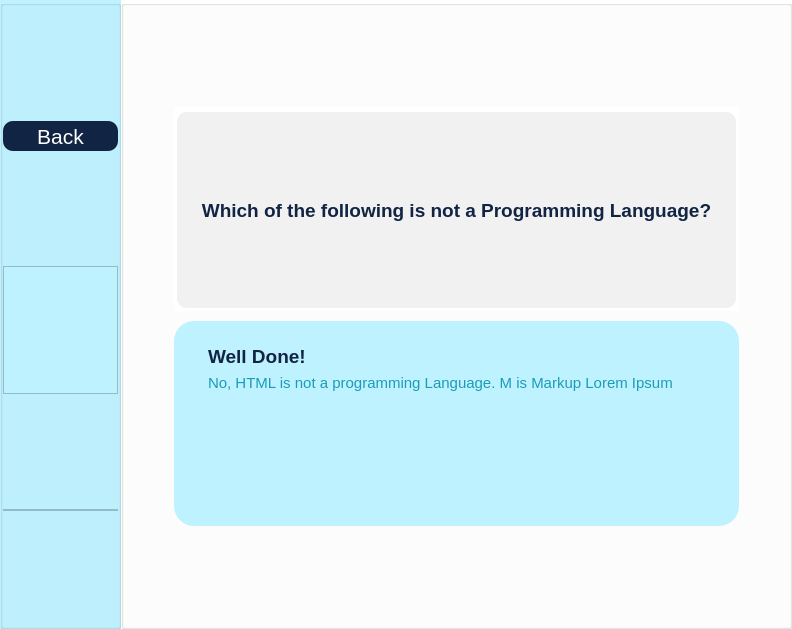
<?xml version="1.0" encoding="UTF-8"?>
<ui version="4.0">
 <class>MainWindow</class>
 <widget class="QMainWindow" name="MainWindow">
  <property name="geometry">
   <rect>
    <x>0</x>
    <y>0</y>
    <width>792</width>
    <height>629</height>
   </rect>
  </property>
  <property name="sizePolicy">
   <sizepolicy hsizetype="MinimumExpanding" vsizetype="MinimumExpanding">
    <horstretch>0</horstretch>
    <verstretch>0</verstretch>
   </sizepolicy>
  </property>
  <property name="windowTitle">
   <string>MainWindow</string>
  </property>
  <widget class="QWidget" name="centralwidget">
   <property name="styleSheet">
    <string notr="true">border-color:#000000;</string>
   </property>
   <layout class="QFormLayout" name="formLayout">
    <property name="horizontalSpacing">
     <number>0</number>
    </property>
    <property name="verticalSpacing">
     <number>0</number>
    </property>
    <property name="leftMargin">
     <number>0</number>
    </property>
    <property name="topMargin">
     <number>0</number>
    </property>
    <property name="rightMargin">
     <number>0</number>
    </property>
    <property name="bottomMargin">
     <number>0</number>
    </property>
    <item row="0" column="0">
     <widget class="QGroupBox" name="Sidebar">
      <property name="sizePolicy">
       <sizepolicy hsizetype="Maximum" vsizetype="MinimumExpanding">
        <horstretch>0</horstretch>
        <verstretch>0</verstretch>
       </sizepolicy>
      </property>
      <property name="styleSheet">
       <string notr="true">background:#BFF2FF;</string>
      </property>
      <layout class="QGridLayout" name="gridLayout">
       <property name="leftMargin">
        <number>0</number>
       </property>
       <property name="topMargin">
        <number>0</number>
       </property>
       <property name="rightMargin">
        <number>0</number>
       </property>
       <property name="bottomMargin">
        <number>0</number>
       </property>
       <property name="spacing">
        <number>0</number>
       </property>
       <item row="3" column="0">
        <widget class="QFrame" name="Timer">
         <property name="sizePolicy">
          <sizepolicy hsizetype="Minimum" vsizetype="Maximum">
           <horstretch>0</horstretch>
           <verstretch>0</verstretch>
          </sizepolicy>
         </property>
         <property name="frameShape">
          <enum>QFrame::StyledPanel</enum>
         </property>
         <property name="frameShadow">
          <enum>QFrame::Raised</enum>
         </property>
         <layout class="QVBoxLayout" name="verticalLayout">
          <property name="spacing">
           <number>0</number>
          </property>
          <property name="leftMargin">
           <number>0</number>
          </property>
          <property name="topMargin">
           <number>0</number>
          </property>
          <property name="rightMargin">
           <number>0</number>
          </property>
          <property name="bottomMargin">
           <number>0</number>
          </property>
         </layout>
        </widget>
       </item>
       <item row="1" column="0">
        <widget class="QPushButton" name="pushButton">
         <property name="minimumSize">
          <size>
           <width>0</width>
           <height>30</height>
          </size>
         </property>
         <property name="font">
          <font>
           <pointsize>16</pointsize>
          </font>
         </property>
         <property name="cursor">
          <cursorShape>PointingHandCursor</cursorShape>
         </property>
         <property name="styleSheet">
          <string notr="true">QPushButton
{
	background-color: rgb(18, 36, 68);
	color: rgb(255, 255, 255);
	border-radius:10px;
}
QPushButton:hover
{
	background-color: rgb(255, 255, 255);
	color: rgb(18, 36, 68);
}
QPushButton:pressed
{
	background-color: rgb(7, 14, 27);	
	color: rgb(255, 255, 255);
}</string>
         </property>
         <property name="text">
          <string>Back</string>
         </property>
        </widget>
       </item>
       <item row="2" column="0">
        <widget class="QFrame" name="SidebarImage">
         <property name="sizePolicy">
          <sizepolicy hsizetype="Maximum" vsizetype="Maximum">
           <horstretch>0</horstretch>
           <verstretch>0</verstretch>
          </sizepolicy>
         </property>
         <property name="frameShape">
          <enum>QFrame::StyledPanel</enum>
         </property>
         <property name="frameShadow">
          <enum>QFrame::Raised</enum>
         </property>
         <layout class="QGridLayout" name="gridLayout_2">
          <property name="leftMargin">
           <number>0</number>
          </property>
          <property name="topMargin">
           <number>0</number>
          </property>
          <property name="rightMargin">
           <number>0</number>
          </property>
          <property name="bottomMargin">
           <number>0</number>
          </property>
          <property name="spacing">
           <number>0</number>
          </property>
          <item row="1" column="0">
           <widget class="QLabel" name="label">
            <property name="sizePolicy">
             <sizepolicy hsizetype="Ignored" vsizetype="Ignored">
              <horstretch>0</horstretch>
              <verstretch>0</verstretch>
             </sizepolicy>
            </property>
            <property name="minimumSize">
             <size>
              <width>113</width>
              <height>126</height>
             </size>
            </property>
            <property name="maximumSize">
             <size>
              <width>226</width>
              <height>253</height>
             </size>
            </property>
            <property name="baseSize">
             <size>
              <width>113</width>
              <height>126</height>
             </size>
            </property>
            <property name="text">
             <string/>
            </property>
            <property name="textFormat">
             <enum>Qt::AutoText</enum>
            </property>
            <property name="pixmap">
             <pixmap>:/imgs/(Landing+Quiz)Mascot.svg</pixmap>
            </property>
            <property name="scaledContents">
             <bool>true</bool>
            </property>
           </widget>
          </item>
         </layout>
        </widget>
       </item>
      </layout>
     </widget>
    </item>
    <item row="0" column="1">
     <widget class="QGroupBox" name="MainContent">
      <property name="sizePolicy">
       <sizepolicy hsizetype="MinimumExpanding" vsizetype="MinimumExpanding">
        <horstretch>0</horstretch>
        <verstretch>0</verstretch>
       </sizepolicy>
      </property>
      <property name="styleSheet">
       <string notr="true">background-color:#FFF</string>
      </property>
      <property name="title">
       <string/>
      </property>
      <layout class="QVBoxLayout" name="verticalLayout_4">
       <property name="spacing">
        <number>10</number>
       </property>
       <property name="leftMargin">
        <number>50</number>
       </property>
       <property name="topMargin">
        <number>100</number>
       </property>
       <property name="rightMargin">
        <number>50</number>
       </property>
       <property name="bottomMargin">
        <number>100</number>
       </property>
       <item>
        <widget class="QGroupBox" name="Question">
         <property name="font">
          <font>
           <pointsize>14</pointsize>
          </font>
         </property>
         <property name="styleSheet">
          <string notr="true">border:none;</string>
         </property>
         <property name="title">
          <string/>
         </property>
         <layout class="QVBoxLayout" name="verticalLayout_3">
          <property name="spacing">
           <number>0</number>
          </property>
          <property name="leftMargin">
           <number>0</number>
          </property>
          <property name="topMargin">
           <number>0</number>
          </property>
          <property name="rightMargin">
           <number>0</number>
          </property>
          <property name="bottomMargin">
           <number>0</number>
          </property>
          <item>
           <widget class="QLabel" name="QuestionText">
            <property name="sizePolicy">
             <sizepolicy hsizetype="Preferred" vsizetype="Preferred">
              <horstretch>0</horstretch>
              <verstretch>0</verstretch>
             </sizepolicy>
            </property>
            <property name="font">
             <font>
              <pointsize>14</pointsize>
              <bold>true</bold>
             </font>
            </property>
            <property name="styleSheet">
             <string notr="true">font-weight:1000; background-color:#F1F1F1; color:#122444; border-color:#DFDFDF; border-width:10px; border-radius:10px</string>
            </property>
            <property name="text">
             <string>Which of the following is not a Programming Language?</string>
            </property>
            <property name="alignment">
             <set>Qt::AlignCenter</set>
            </property>
            <property name="wordWrap">
             <bool>true</bool>
            </property>
            <property name="margin">
             <number>15</number>
            </property>
           </widget>
          </item>
         </layout>
        </widget>
       </item>
       <item>
        <widget class="QGroupBox" name="CheckResponse">
         <property name="styleSheet">
          <string notr="true">background-color:#BFF2FF; border-radius:20px</string>
         </property>
         <property name="title">
          <string/>
         </property>
         <layout class="QHBoxLayout" name="horizontalLayout">
          <item>
           <widget class="QLabel" name="label_4">
            <property name="sizePolicy">
             <sizepolicy hsizetype="Maximum" vsizetype="Maximum">
              <horstretch>0</horstretch>
              <verstretch>0</verstretch>
             </sizepolicy>
            </property>
            <property name="text">
             <string/>
            </property>
            <property name="pixmap">
             <pixmap>:/imgs/CorrectAns.svg</pixmap>
            </property>
            <property name="scaledContents">
             <bool>true</bool>
            </property>
           </widget>
          </item>
          <item>
           <widget class="QGroupBox" name="Text">
            <property name="styleSheet">
             <string notr="true"/>
            </property>
            <property name="title">
             <string/>
            </property>
            <layout class="QVBoxLayout" name="verticalLayout_5">
             <item>
              <widget class="QLabel" name="SHORTCheck">
               <property name="sizePolicy">
                <sizepolicy hsizetype="Preferred" vsizetype="Maximum">
                 <horstretch>0</horstretch>
                 <verstretch>0</verstretch>
                </sizepolicy>
               </property>
               <property name="font">
                <font>
                 <pointsize>14</pointsize>
                 <bold>true</bold>
                </font>
               </property>
               <property name="styleSheet">
                <string notr="true">font-weight:700; color:#122444</string>
               </property>
               <property name="text">
                <string>Well Done!</string>
               </property>
              </widget>
             </item>
             <item>
              <widget class="QLabel" name="AnswerExplanation">
               <property name="font">
                <font>
                 <pointsize>11</pointsize>
                </font>
               </property>
               <property name="styleSheet">
                <string notr="true">color: rgb(28, 155, 184);</string>
               </property>
               <property name="text">
                <string>No, HTML is not a programming Language. M is Markup Lorem Ipsum</string>
               </property>
               <property name="alignment">
                <set>Qt::AlignJustify|Qt::AlignTop</set>
               </property>
               <property name="wordWrap">
                <bool>true</bool>
               </property>
              </widget>
             </item>
            </layout>
           </widget>
          </item>
         </layout>
        </widget>
       </item>
      </layout>
     </widget>
    </item>
   </layout>
  </widget>
 </widget>
 <resources>
  <include location="../media/qrc/quiz_images.qrc"/>
 </resources>
 <connections/>
</ui>
